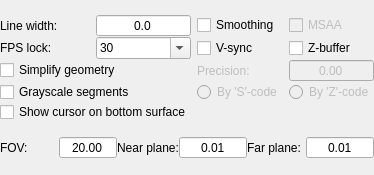
<?xml version="1.0" encoding="UTF-8"?>
<ui version="4.0">
 <class>partSettingsVisualizer</class>
 <widget class="QWidget" name="partSettingsVisualizer">
  <property name="geometry">
   <rect>
    <x>0</x>
    <y>0</y>
    <width>374</width>
    <height>175</height>
   </rect>
  </property>
  <property name="windowTitle">
   <string>Form</string>
  </property>
  <layout class="QVBoxLayout" name="verticalLayout">
   <property name="spacing">
    <number>0</number>
   </property>
   <property name="leftMargin">
    <number>0</number>
   </property>
   <property name="topMargin">
    <number>0</number>
   </property>
   <property name="rightMargin">
    <number>0</number>
   </property>
   <property name="bottomMargin">
    <number>0</number>
   </property>
   <item>
    <layout class="QGridLayout" name="gridLayout_5">
     <property name="horizontalSpacing">
      <number>6</number>
     </property>
     <item row="1" column="0">
      <layout class="QHBoxLayout" name="horizontalLayout_7">
       <item>
        <widget class="QLabel" name="labFpsLock">
         <property name="text">
          <string>FPS lock:</string>
         </property>
        </widget>
       </item>
       <item>
        <widget class="QComboBox" name="cboFpsLock">
         <property name="inputMethodHints">
          <set>Qt::InputMethodHint::ImhDigitsOnly|Qt::InputMethodHint::ImhFormattedNumbersOnly</set>
         </property>
         <property name="editable">
          <bool>true</bool>
         </property>
         <item>
          <property name="text">
           <string>30</string>
          </property>
         </item>
         <item>
          <property name="text">
           <string>60</string>
          </property>
         </item>
         <item>
          <property name="text">
           <string>120</string>
          </property>
         </item>
        </widget>
       </item>
      </layout>
     </item>
     <item row="4" column="0">
      <widget class="QCheckBox" name="chkShow3dCursor">
       <property name="text">
        <string>Show cursor on bottom surface</string>
       </property>
      </widget>
     </item>
     <item row="0" column="3">
      <widget class="QCheckBox" name="chkMSAA">
       <property name="enabled">
        <bool>false</bool>
       </property>
       <property name="text">
        <string>MSAA</string>
       </property>
      </widget>
     </item>
     <item row="3" column="3">
      <widget class="QRadioButton" name="radGrayscaleSegmentsByZ">
       <property name="enabled">
        <bool>false</bool>
       </property>
       <property name="text">
        <string>By 'Z'-code</string>
       </property>
       <property name="autoExclusive">
        <bool>false</bool>
       </property>
      </widget>
     </item>
     <item row="1" column="3">
      <widget class="QCheckBox" name="chkZBuffer">
       <property name="text">
        <string>Z-buffer</string>
       </property>
      </widget>
     </item>
     <item row="2" column="2">
      <widget class="QLabel" name="lblSimpilyPrecision">
       <property name="enabled">
        <bool>false</bool>
       </property>
       <property name="text">
        <string>Precision:</string>
       </property>
      </widget>
     </item>
     <item row="0" column="0">
      <layout class="QHBoxLayout" name="horizontalLayout_4">
       <item>
        <widget class="QLabel" name="label_5">
         <property name="text">
          <string>Line width:</string>
         </property>
        </widget>
       </item>
       <item>
        <widget class="QDoubleSpinBox" name="txtLineWidth">
         <property name="alignment">
          <set>Qt::AlignmentFlag::AlignCenter</set>
         </property>
         <property name="buttonSymbols">
          <enum>QAbstractSpinBox::ButtonSymbols::NoButtons</enum>
         </property>
         <property name="decimals">
          <number>1</number>
         </property>
         <property name="maximum">
          <double>9.000000000000000</double>
         </property>
        </widget>
       </item>
      </layout>
     </item>
     <item row="0" column="2">
      <widget class="QCheckBox" name="chkAntialiasing">
       <property name="text">
        <string>Smoothing</string>
       </property>
      </widget>
     </item>
     <item row="3" column="2">
      <widget class="QRadioButton" name="radGrayscaleSegmentsByS">
       <property name="enabled">
        <bool>false</bool>
       </property>
       <property name="text">
        <string>By 'S'-code</string>
       </property>
       <property name="autoExclusive">
        <bool>false</bool>
       </property>
      </widget>
     </item>
     <item row="3" column="0">
      <widget class="QCheckBox" name="chkGrayscaleSegments">
       <property name="text">
        <string>Grayscale segments</string>
       </property>
      </widget>
     </item>
     <item row="2" column="3">
      <widget class="QDoubleSpinBox" name="txtSimplifyPrecision">
       <property name="enabled">
        <bool>false</bool>
       </property>
       <property name="alignment">
        <set>Qt::AlignmentFlag::AlignCenter</set>
       </property>
       <property name="buttonSymbols">
        <enum>QAbstractSpinBox::ButtonSymbols::NoButtons</enum>
       </property>
       <property name="decimals">
        <number>2</number>
       </property>
       <property name="maximum">
        <double>99.000000000000000</double>
       </property>
      </widget>
     </item>
     <item row="1" column="2">
      <widget class="QCheckBox" name="chkVSync">
       <property name="text">
        <string>V-sync</string>
       </property>
      </widget>
     </item>
     <item row="2" column="0">
      <widget class="QCheckBox" name="chkSimplifyGeometry">
       <property name="text">
        <string>Simplify geometry</string>
       </property>
      </widget>
     </item>
    </layout>
   </item>
   <item>
    <layout class="QHBoxLayout" name="horizontalLayout_1">
     <item>
      <widget class="QLabel" name="lblVisualizerFov">
       <property name="text">
        <string>FOV:</string>
       </property>
      </widget>
     </item>
     <item>
      <widget class="QDoubleSpinBox" name="txtFieldOfView">
       <property name="alignment">
        <set>Qt::AlignmentFlag::AlignCenter</set>
       </property>
       <property name="buttonSymbols">
        <enum>QAbstractSpinBox::ButtonSymbols::NoButtons</enum>
       </property>
       <property name="decimals">
        <number>2</number>
       </property>
       <property name="minimum">
        <double>20.000000000000000</double>
       </property>
       <property name="maximum">
        <double>179.000000000000000</double>
       </property>
      </widget>
     </item>
     <item>
      <widget class="QLabel" name="lblVisualizerNearPlane">
       <property name="text">
        <string>Near plane:</string>
       </property>
      </widget>
     </item>
     <item>
      <widget class="QDoubleSpinBox" name="txtNearPlane">
       <property name="alignment">
        <set>Qt::AlignmentFlag::AlignCenter</set>
       </property>
       <property name="buttonSymbols">
        <enum>QAbstractSpinBox::ButtonSymbols::NoButtons</enum>
       </property>
       <property name="decimals">
        <number>2</number>
       </property>
       <property name="minimum">
        <double>0.010000000000000</double>
       </property>
       <property name="maximum">
        <double>100000.000000000000000</double>
       </property>
      </widget>
     </item>
     <item>
      <widget class="QLabel" name="lblVisualizerFarPlane">
       <property name="text">
        <string>Far plane:</string>
       </property>
      </widget>
     </item>
     <item>
      <widget class="QDoubleSpinBox" name="txtFarPlane">
       <property name="alignment">
        <set>Qt::AlignmentFlag::AlignCenter</set>
       </property>
       <property name="buttonSymbols">
        <enum>QAbstractSpinBox::ButtonSymbols::NoButtons</enum>
       </property>
       <property name="decimals">
        <number>2</number>
       </property>
       <property name="minimum">
        <double>0.010000000000000</double>
       </property>
       <property name="maximum">
        <double>100000.000000000000000</double>
       </property>
      </widget>
     </item>
    </layout>
   </item>
  </layout>
 </widget>
 <resources/>
 <connections/>
</ui>
